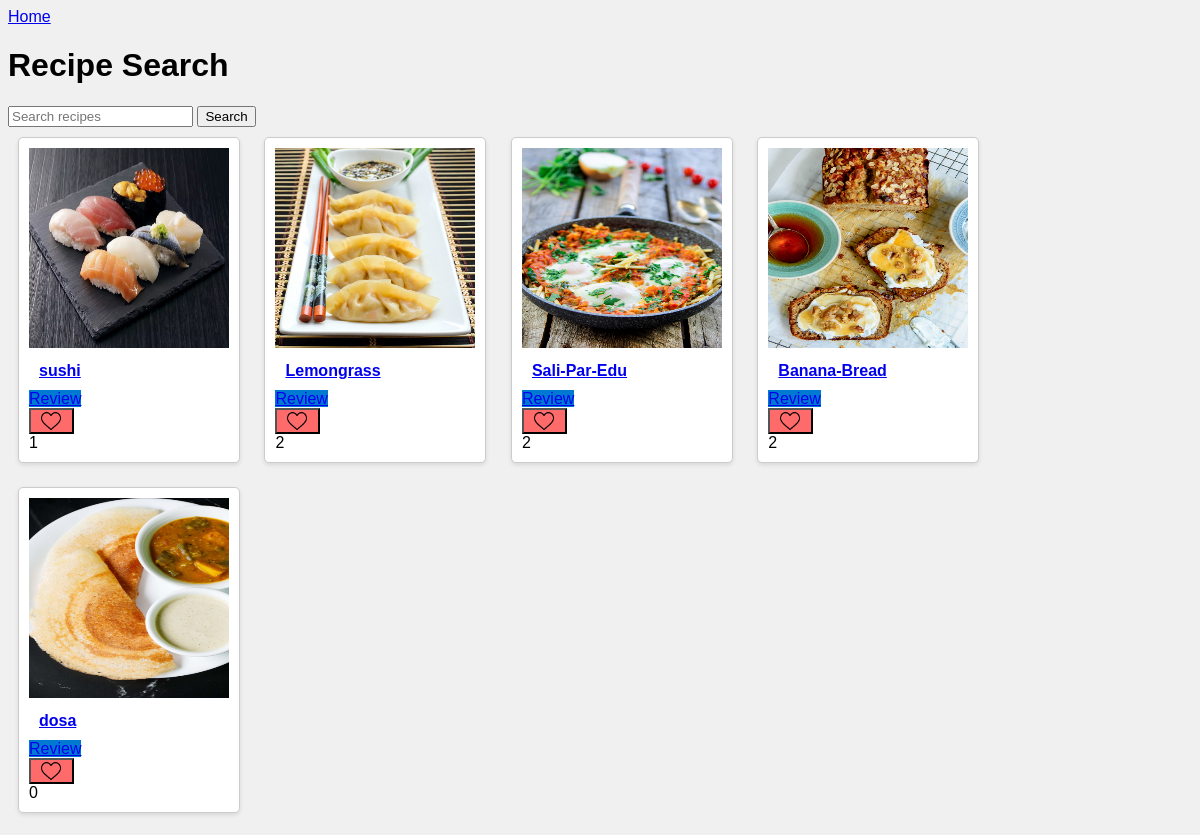
Screenshot of /cook/recipe_search with the database file from the repository.
### cook/models.py (models this page shows, shortened)
class Recipe(models.Model):
    user = models.ForeignKey(User, on_delete=models.CASCADE)
    title = models.CharField(max_length=100)
    description = models.TextField()
    ingredients = models.TextField()
    instructions = models.TextField()
    image = models.ImageField(upload_to='recipe_images')
    cuisine_type = models.ForeignKey('CuisineType',on_delete=models.CASCADE,null=True,blank=True)  # Add cuisine_type field
    date_posted = models.DateField(auto_now_add=True)
    likes = models.ManyToManyField(User,related_name= "liked_recipes",null=True,blank=True)
    def total_likes(self):
        return self.likes.count()

### cook/views.py (the view)
# urls.py: path("recipe_search",views.recipe_search,name="recipe_search"),
def recipe_search(request):
    searched = request.session.get('searched', '')
    if request.method == "POST":
        if 'like-form' in request.POST:
            return HttpResponseRedirect('/cook/recipe_search')
        searched = request.POST.get('searched', '')
        request.session['searched'] = searched  # Store the search criteria in session
    recipes = Recipe.objects.filter(Q(title__icontains=searched) | Q(description__icontains=searched))
    return render(request, 'cook/recipe_search.html', {'recipes': recipes, 'searched': searched})

### cook/templates/cook/recipe_search.html (shortened to what this page needs)
<!DOCTYPE html>
{% load static %}
<html lang="en">
<head>
    <link rel="stylesheet" href="{% static 'css/list.css'%}">
</head>
<body>
    <div><a href="{% url 'profile' %}">Home</a></div>
    <h1>Recipe Search</h1>
    <div class="search-container">
        <form method="POST" action="{% url 'recipe_search'%}">
        <input type="text" class="search-input" placeholder="Search recipes" name="searched">
        <button class="search-button">Search</button>
    </form>
    </div>
    <div class="recipe-cards">
        {% for recipe in recipes %}
            <div class="recipe-card">
                <a href="{% url 'recipe_detail' recipe.id %}">
                    <img src="{{ recipe.image.url }}" alt="{{ recipe.title }}" class="recipe-image" style="width: 200px; height: 200px;">
                    <div class="recipe-title">{{ recipe.title }}</div>
                </a>
                <a href="{% url 'add_review' recipe.id %}" class="review-button">Review</a>
                <form method="post" action="{% url 'like_recipe' recipe.id%}">
                <div>
                    <button type="submit" class="like-button" name="recipe_id" value="{{ recipe.id }}" >
                      <img src="{% static 'img/love_8647296.png'%}" alt="buttonpng" border="0" />
                    </button></div></form>
                <span class="like-count">{{ recipe.total_likes}}</span>
            </div>
        {% endfor %}
    </div>
</body>
</html>

### static/CSS/list.css (style rules this page uses)
body { font-family: Arial, sans-serif; background-color: #f0f0f0; }
.recipe-card { background-color: #fff; border: 1px solid #ccc; border-radius: 5px; margin-bottom: 20px; overflow: hidden; box-shadow: 0 2px 4px rgba(0, 0, 0, 0.1); width: 200px; display: inline-block; margin-right: 20px; }
.recipe-image { max-width: 100%; height: auto; }
.recipe-title { font-size: 16px; font-weight: bold; padding: 10px; }
.recipe-card { background-color: #fff; border: 1px solid #ccc; border-radius: 5px; margin: 10px; padding: 10px; box-shadow: 0 2px 4px rgba(0, 0, 0, 0.1); }
.review-button { background-color: #0079d3; }
.like-button { background-color: #ff6b6b; padding-left: 10px; }
.like-button img { width: 20px; height: auto; vertical-align: middle; margin-right: 5px; }

### rows the page displays
Recipe: image (picture), title "sushi", total_likes "1"
Recipe: image (picture), title "Lemongrass", total_likes "2"
Recipe: image (picture), title "Sali-Par-Edu", total_likes "2"
Recipe: image (picture), title "Banana-Bread", total_likes "2"
Recipe: image (picture), title "dosa", total_likes "0"
